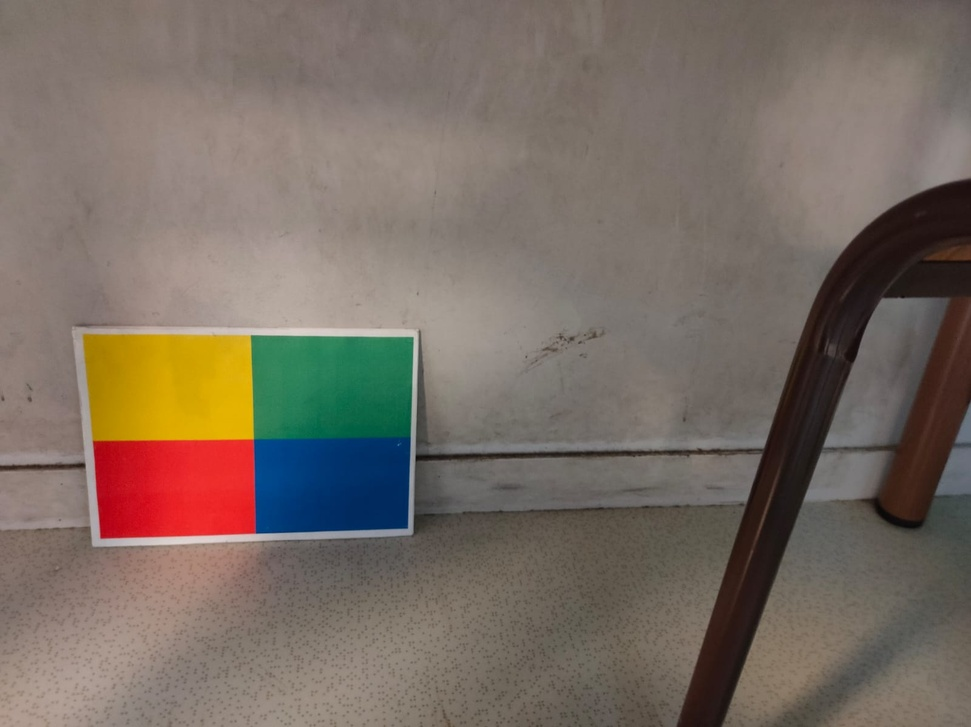
#> input picture src/1.jpeg, 971 x 727 px, shrunk from 1600 x 1197 before the run
$ python -i wrapper.py   (imports and definitions only)
#> lines starting #> are read from the running program, lines starting #| are printed output that depends on the picture; after the words box and inside, x2 and y2 are one past the last pixel; in counts of white or black regions, pixels touching at a corner belong together
#> further down, picture is the input picture: shape (727, 971, 3); mean B, G, R 98.8, 108.6, 120.6
import cv2
from math import atan2, degrees
from model.robot import Robot


def color_profiles(n):
    """
    Fonction qui retourne les condition des couleurs
    """
    if n == 0:
        name = "Bleu"
        hsv_lower = (95, 100, 20)
        hsv_upper = (115, 255, 255)
        return (name, hsv_lower, hsv_upper)

    if n == 1:
        name = "Rouge"
        hsv_lower = (0, 100, 50)
        hsv_upper = (10, 255, 255)
        return (name, hsv_lower, hsv_upper)

    if n == 2:
        name = "Vert"
        hsv_lower = (50, 50, 20)
        hsv_upper = (100, 255, 255)
        return (name, hsv_lower, hsv_upper)

    if n == 3:
        name = "Jaune"
        hsv_lower = (10, 100, 50)
        hsv_upper = (50, 255, 255)
        return (name, hsv_lower, hsv_upper)


def get_masks_color(frame):
    """
    Image -> List * int
    Permet de reccuperer les masks de l'image apres applications de la selection des couleurs ainsi que le nombre de masks non vides
    """
    masks = []

    # On transforme l'image en hvs
    hsv = cv2.cvtColor(frame, cv2.COLOR_BGR2HSV)
#> hsv: shape (727, 971, 3); mean H, S, V 20.5, 58.2, 124.9

    # Le nombre de masks non vides
    number = 0

    # On boucle sur les quatre couleurs
    for i in range(4):

        # On reccuper les conditions de la couleur i
        _, hsv_lower, hsv_upper = color_profiles(i)

        # On selectionne les pixels qui verifie les conditions
        mask = cv2.inRange(hsv, hsv_lower, hsv_upper)

        # On netoie un peu le mask
        mask = cv2.erode(mask, None, iterations=4)
        mask = cv2.dilate(mask, None, iterations=4)

        # On chercher toutes les formes detecter
        elements, _ = cv2.findContours(
            mask, cv2.RETR_EXTERNAL, cv2.CHAIN_APPROX_SIMPLE)

        # Si on a trouver au moins element, donc le mask n'est pas vide on increment le nombre
        if len(elements) > 0:
            number += 1

        # On ajoute le mask obtenu
        masks.append(mask)
#> this loop made 4 passes
#> pass 1, in get_masks_color, `mask = cv2.inRange(hsv, hsv_lower, hsv_upper)`:
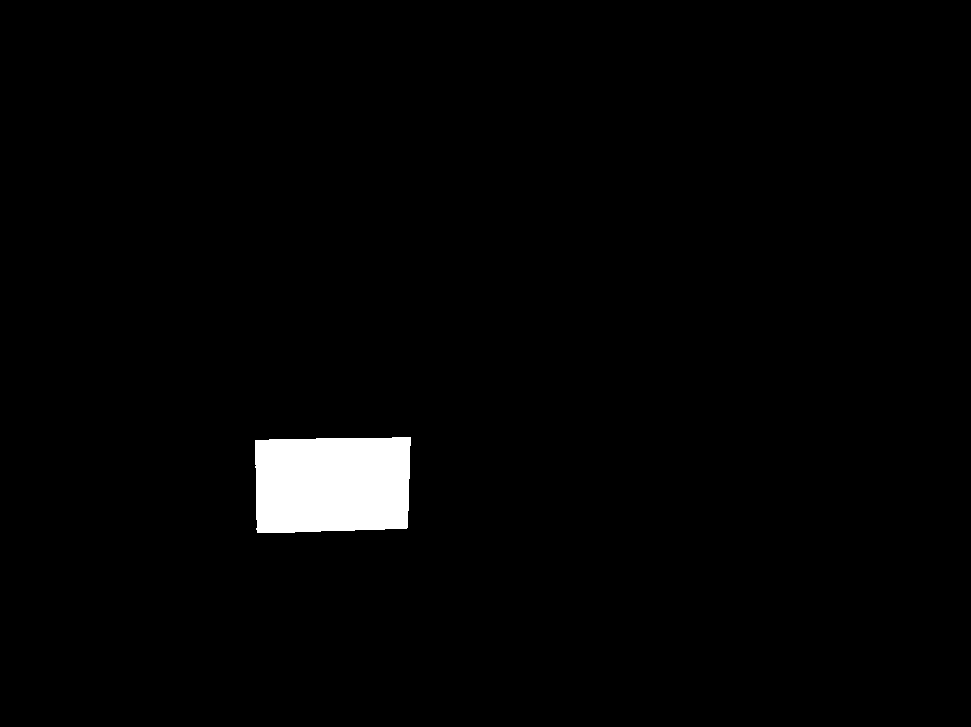
#> mask: shape (727, 971); 2% white; 1 white region, box (x1, y1, x2, y2) and area: (255, 437, 411, 533) 14247
#> pass 1, in get_masks_color, `mask = cv2.erode(mask, None, iterations=4)`:
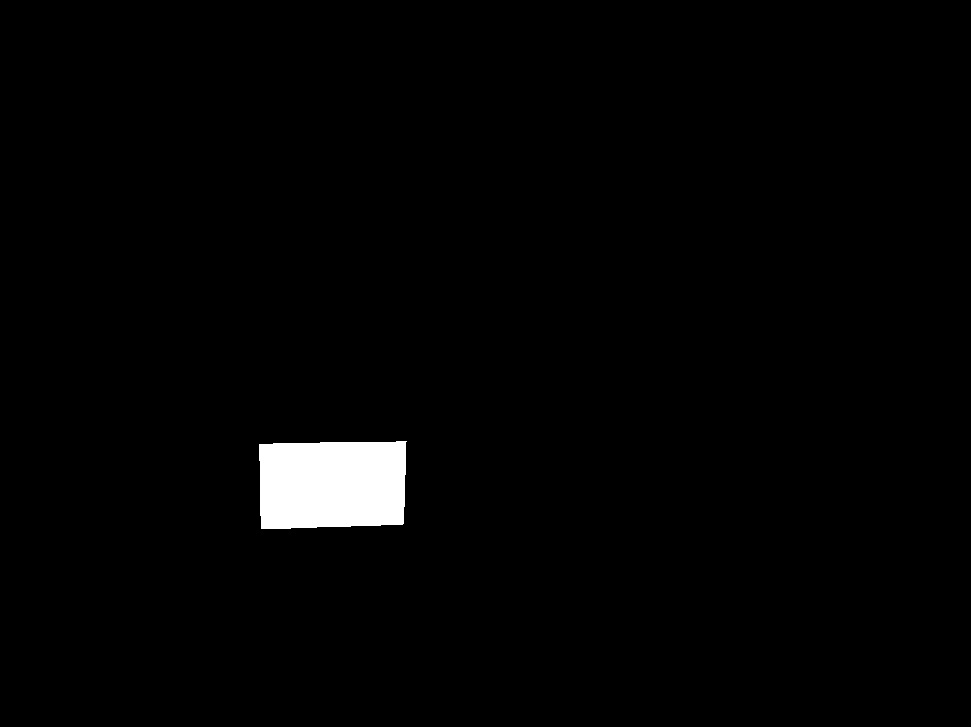
#> mask: shape (727, 971); 1.7% white; 1 white region, box (x1, y1, x2, y2) and area: (259, 441, 407, 529) 12291
#> after the loop:
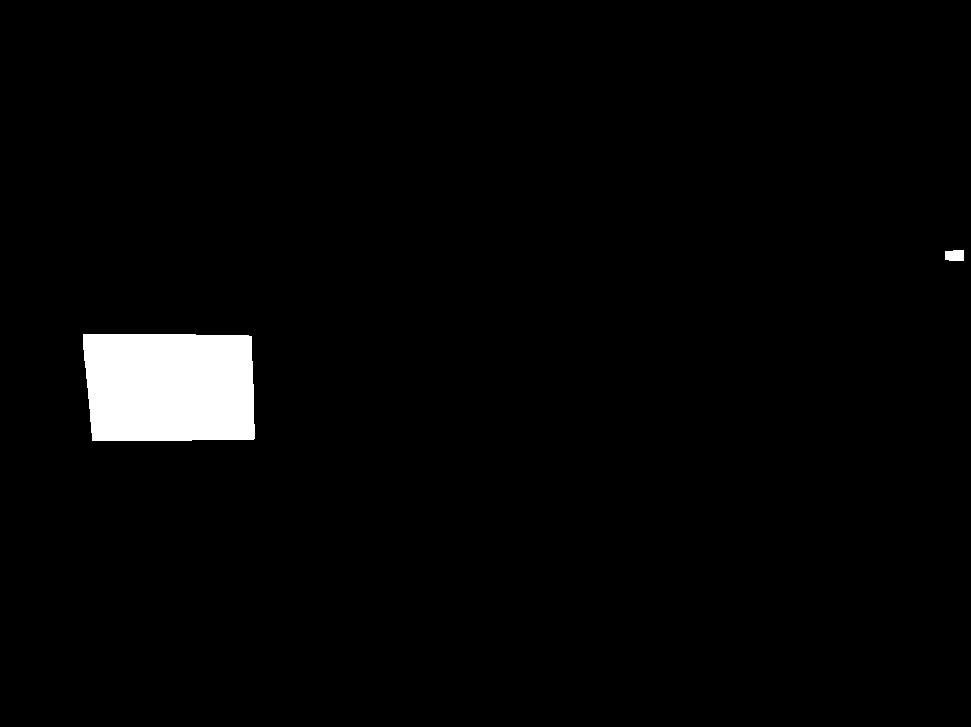
#> mask: shape (727, 971); 2.5% white; 2 white regions, box (x1, y1, x2, y2) and area: (83, 334, 255, 441) 17654, (945, 250, 964, 261) 197
#> after the loop, masks = 4 items; number = 4

    return masks, number


def get_position_balise(frame):
    """
    Image -> float * float

    Permet de reccuperer la position de la balise dans l'image
    """

    # On reccuperer les masks
    masks, number = get_masks_color(frame)
#> masks = 4 items; number = 4

    # Si on a moins de 3 masks non vide donc la balise n'existe pas dans l'image
    if number < 3:
        return -1, -1

    # On join tout les masks
    mask = (masks[0] | masks[1]) | (masks[2] | masks[3])
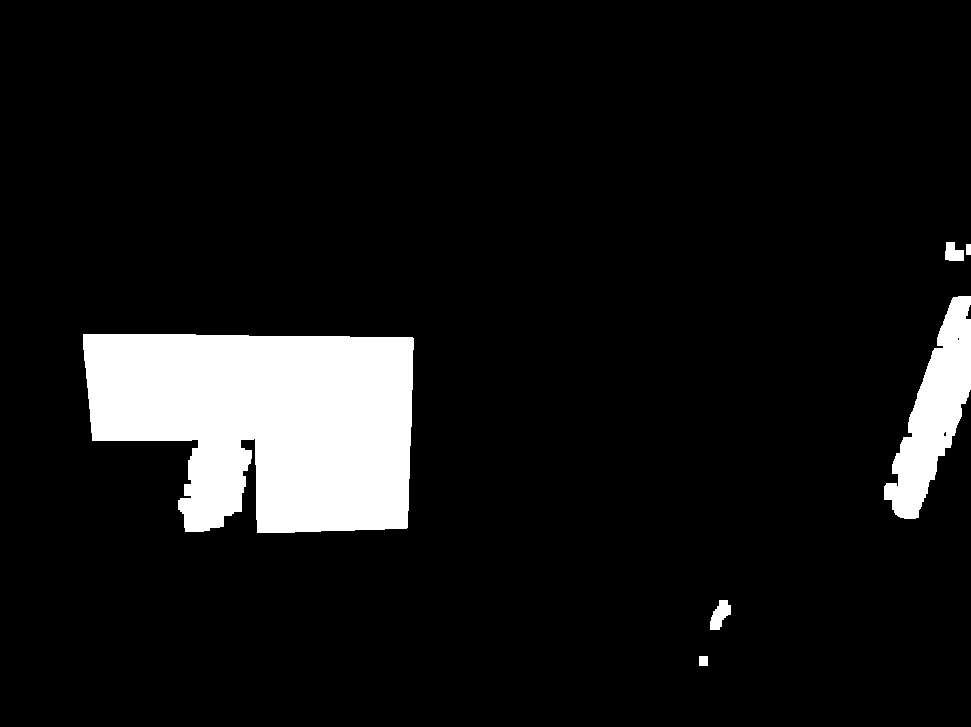
#> mask: shape (727, 971); 8.9% white; 6 white regions, box (x1, y1, x2, y2) and area: (83, 334, 414, 533) 53057, (884, 296, 971, 519) 8816, (710, 600, 731, 630) 387, (945, 242, 964, 261) 276, (699, 656, 708, 666) 90, (966, 244, 971, 255) 55

    # On netoie le mask final
    mask = cv2.erode(mask, None, iterations=4)
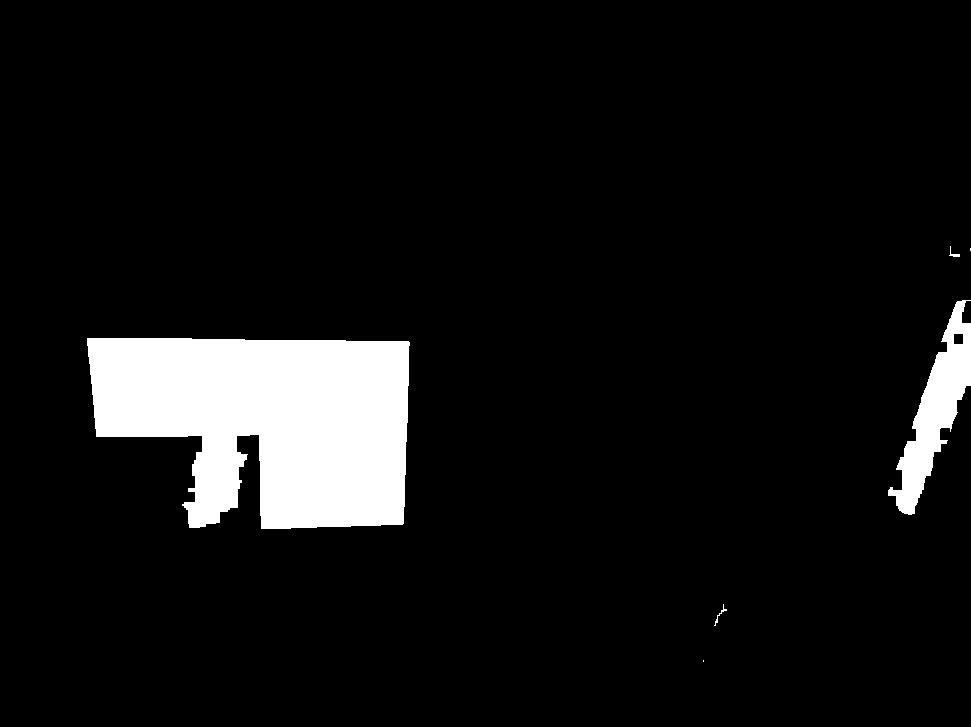
#> mask: shape (727, 971); 7.7% white; 6 white regions (2 under 20 px)
    mask = cv2.dilate(mask, None, iterations=4)

    # On reccupere les formes detecter
    elements, _ = cv2.findContours(
        mask, cv2.RETR_EXTERNAL, cv2.CHAIN_APPROX_SIMPLE)
#> elements = 6 contours; box (x1, y1, x2, y2) and area: (83, 334, 414, 533) 52419, (884, 296, 971, 519) 8542, (710, 600, 731, 630) 343, (945, 242, 964, 261) 240, (699, 656, 708, 666) 72, (966, 244, 971, 255) 40

    # On extrait le max de ces elements (c'est la balise)
    c = max(elements, key=cv2.contourArea)
#> c = contour of 140 points, box (x1, y1, x2, y2) (83, 334, 414, 533), area 52419

    # On approche la forme par un cercle et on reccupere son centre et rayon
    ((x, y), _) = cv2.minEnclosingCircle(c)
#> x = 246.9; y = 427.3

    # On rectourne le centre
    return x, y


class Wrapper(object):
    """
        Un proxy pour mettre en commun les fonctions de la simulation et de l'irl
    """

    GAUCHE = 1
    DROITE = 0

    RED = (255, 0, 0)
    GREEN = (0, 255, 0)
    ORANGE = (230, 154, 12)

    # [143 lines left out: functions __init__, begin, get_distance_parcouru, avancer, stop, tourner_servo and 6 more, not called in this run]

>>> import cv2
>>> picture = cv2.imread('../1.jpeg')
>>> result = get_position_balise(picture)
#> result = (246.9, 427.3)

$ run again, on src/2.jpeg
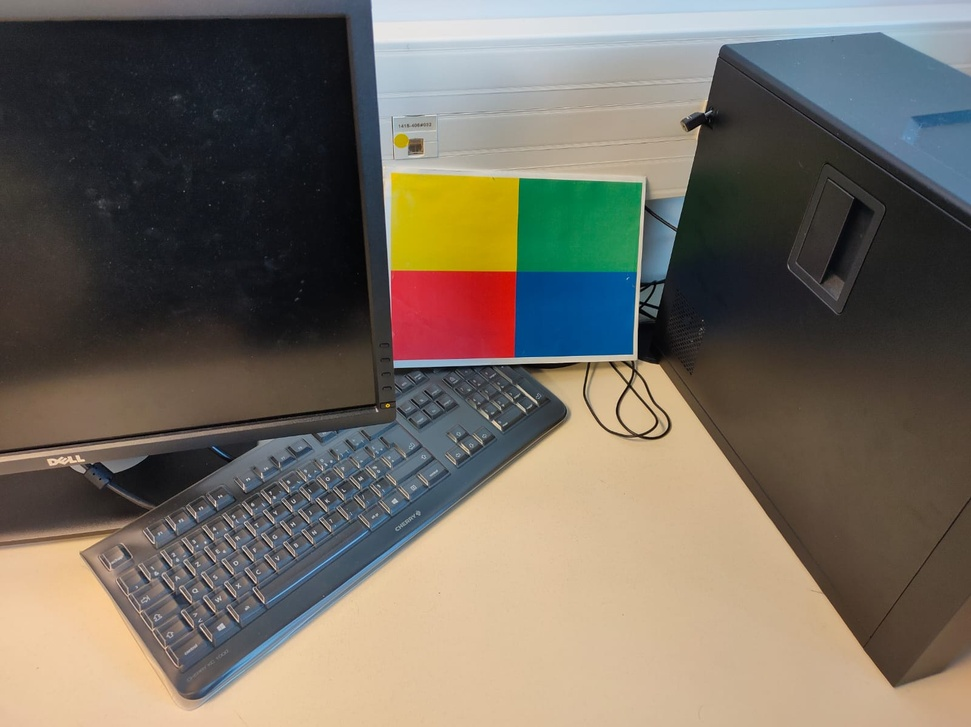
#> input picture src/2.jpeg, 971 x 727 px, shrunk from 1600 x 1197 before the run
#> picture is the input picture: shape (727, 971, 3); mean B, G, R 96.8, 108.2, 115.4
#> hsv: shape (727, 971, 3); mean H, S, V 55.5, 72.9, 125.7
#> the loop in get_masks_color, `for i in range(4):` made 4 passes
#> pass 1, in get_masks_color, `mask = cv2.dilate(mask, None, iterations=4)`:
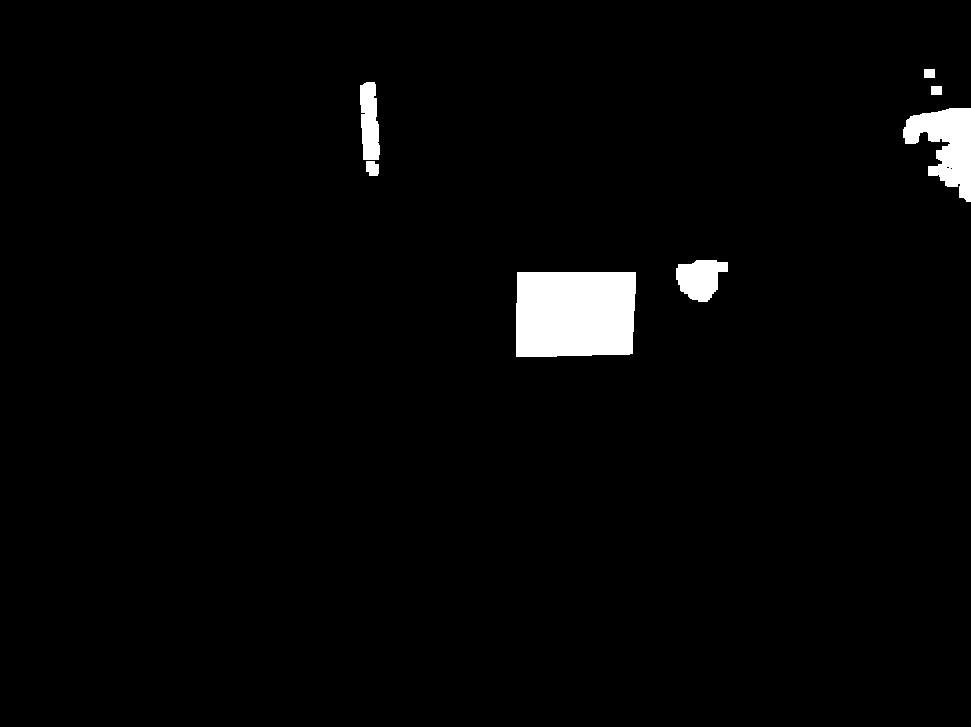
#> mask: shape (727, 971); 2.4% white; 7 white regions, largest, box (x1, y1, x2, y2) and area: (516, 272, 636, 357) 9915, (903, 108, 971, 202) 3576, (676, 260, 728, 302) 1531
#> after the loop in get_masks_color, `for i in range(4):`: masks = 4 items; number = 4
#> in get_position_balise, `masks, number = get_masks_color(frame)`: masks = 4 items; number = 4
#> in get_position_balise, `mask = cv2.erode(mask, None, iterations=4)`:
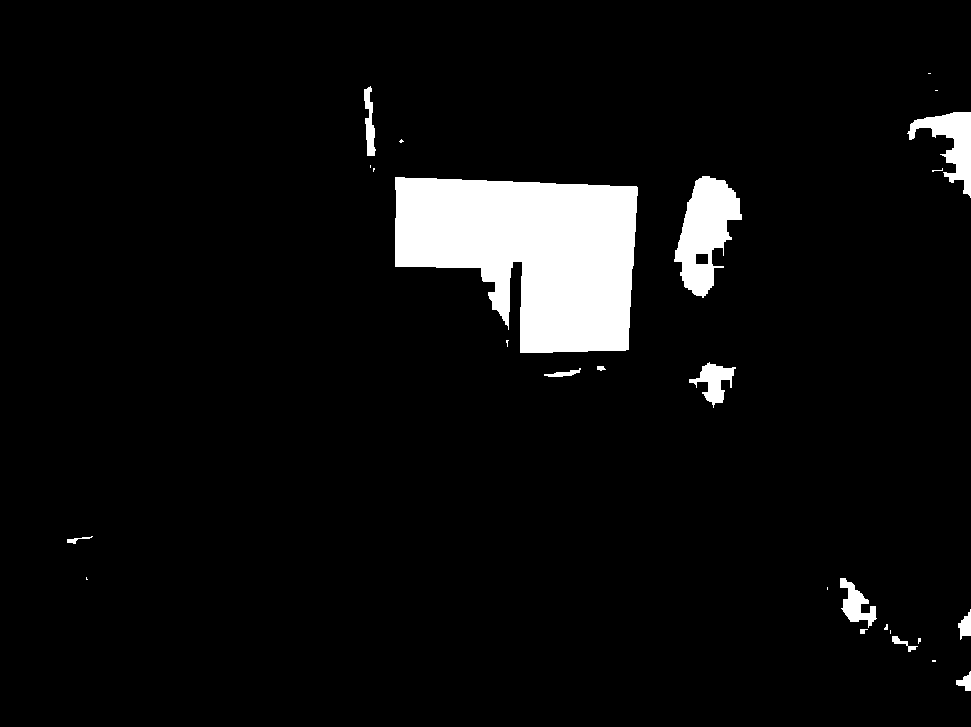
#> mask: shape (727, 971); 5.8% white; 26 white regions (13 under 20 px)
#> in get_position_balise, `elements, _ = cv2.findContours( mask, cv2.RETR_EXTERNAL, cv2.CHAIN_APP..`: elements = 19 contours; largest, box (x1, y1, x2, y2) and area: (391, 173, 642, 357) 34474, (670, 172, 746, 302) 6306, (903, 108, 971, 202) 3392, (836, 574, 925, 656) 2513, (685, 358, 740, 412) 1814
#> c = contour of 97 points, box (x1, y1, x2, y2) (391, 173, 642, 357), area 34474
#> x = 512.7; y = 261.4
#> result = (512.7, 261.4)
